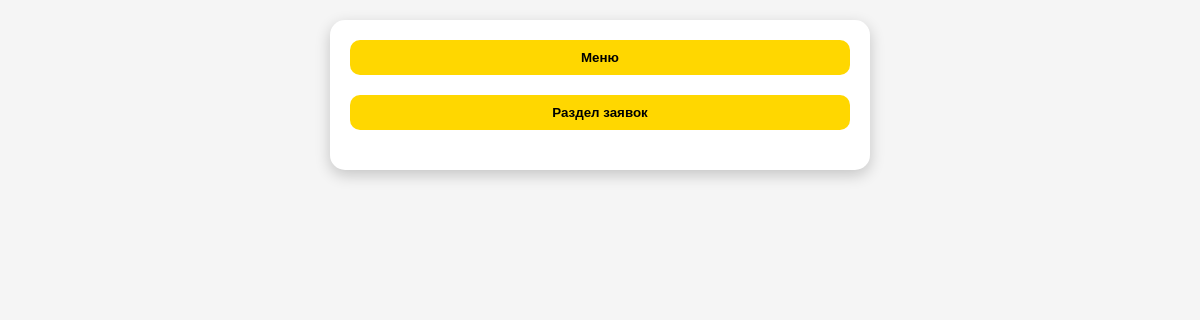
Page /applications/ (signed in) on the earlier database version.
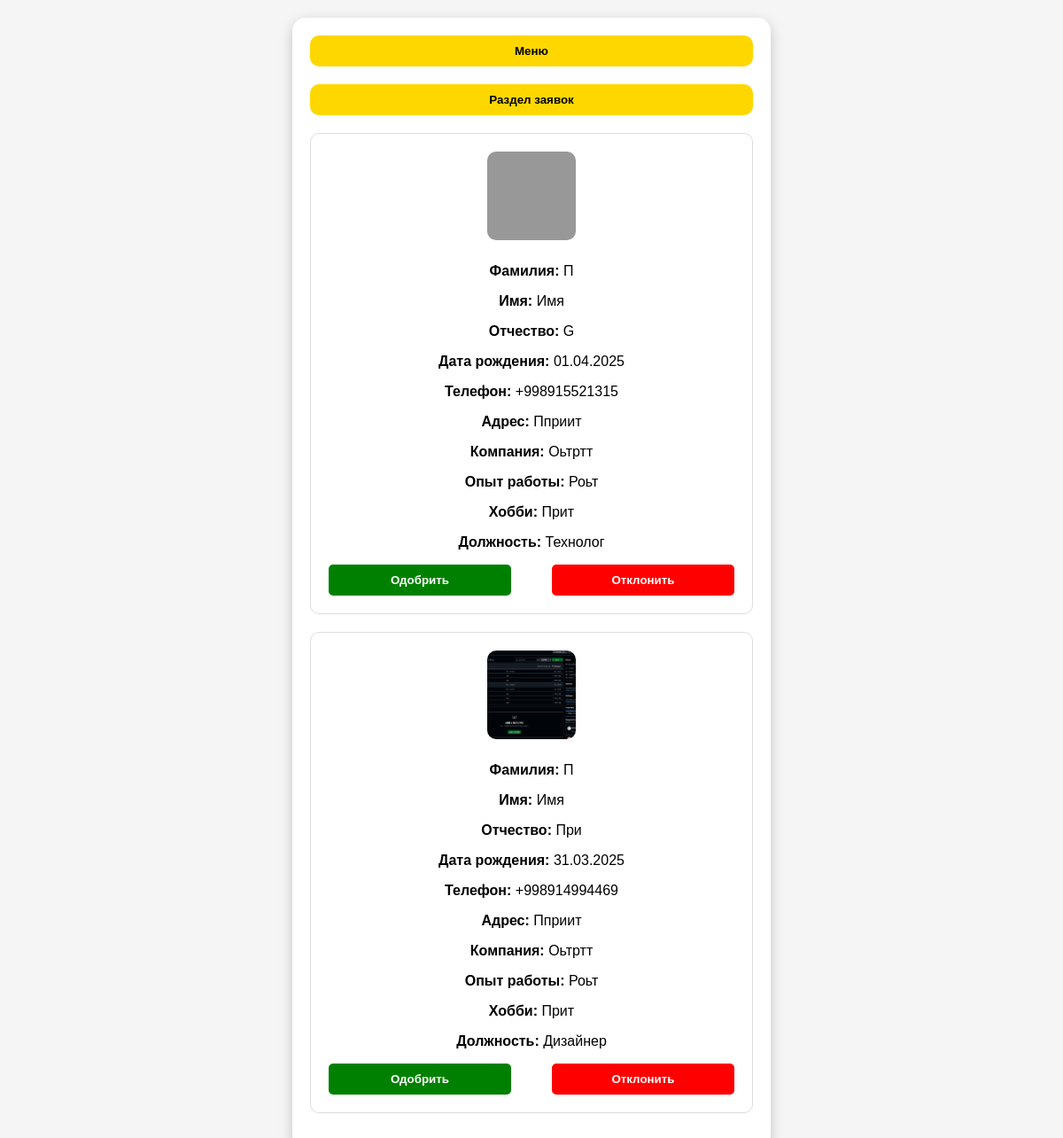
Same page on the later database version.
### backend/models.py (models this page shows)
class Profile(models.Model):
    POSITION_CHOICES = [
        ("manager", "Менеджер"),
        ("admin", "Администратор"),
        ("supplier", "Снабженец"),
        ("chief", "Главный ЦЕХа"),
        ("installer", "Установщик"),
        ("technologist", "Технолог"),
        ("designer", "Дизайнер"),
    ]
    username = models.OneToOneField(User, on_delete=models.CASCADE, related_name='profile')
    name = models.CharField(max_length=200, null=True, blank=True, default=None)
    lastname = models.CharField(max_length=200, null=True, blank=True, default=None)
    middle_name = models.CharField(max_length=200, null=True, blank=True, default=None)
    date_birth = models.DateField(null=True, blank=True, default=None)
    phone = PhoneNumberField(blank=True)
    adress = models.CharField(max_length=200,blank=True)
    last_job=models.CharField(max_length=200,blank=True)
    work_exp=models.CharField(max_length=200,blank=True)
    position = models.CharField(max_length=20, choices=POSITION_CHOICES)
    hobby=models.CharField(max_length=60,blank=True)
    photo = models.ImageField(blank=True, upload_to='pictures/')
    approve=models.BooleanField(default=False)

### backend/views.py (the view, shortened to what this page needs)
# urls.py: path('applications/',views.Applications.as_view(),name='apply'),
class Applications(LoginRequiredMixin,TemplateView):
   template_name = 'applications.html'
   login_url = reverse_lazy('login')
   def get_context_data(self, *, object_list=None, **kwargs):
      context = super().get_context_data(**kwargs)
      context['profile']=Profile.objects.filter(approve=False).order_by('-id')
      return context

### backend/templates/applications.html (shortened to what this page needs)
{% if request.user.profile.approve %}
<!DOCTYPE html>
<html lang="ru">
<head>
</head>
<body>
    <div class="container">
        <button  class="header-btn" onclick="window.location.href='{% url 'dashboard' %}'">Меню</button>
        <button class="header-btn">Раздел заявок</button>
        <div class="applications">
            {% for item in profile %}
            <form action="" method="POST">
            <div class="application">
                <img src="/{{item.photo}}" alt="Фото сотрудника" class="photo-placeholder">
                <div class="info">
                    <p><strong>Фамилия:</strong> {{item.lastname}}</p>
                    <p><strong>Имя:</strong> {{item.name}}</p>
                    <p><strong>Отчество:</strong> {{item.middle_name}}</p>
                    <p><strong>Дата рождения:</strong> {{ item.date_birth|date:"d.m.Y" }}</p>
                    <p><strong>Телефон:</strong> {{item.phone}}</p>
                    <p><strong>Адрес:</strong> {{item.adress}}</p>
                    <p><strong>Компания:</strong> {{item.last_job}}</p>
                    <p><strong>Опыт работы:</strong> {{item.work_exp}}</p>
                    <p><strong>Хобби:</strong> {{item.hobby}}</p>
                    <p><strong>Должность:</strong> {{item.get_position_display }}</p>
                </div>
                <div class="buttons">
                    <button class="approve" value="approve" name="action">Одобрить</button>
                    <button class="reject" value="reject" name="action">Отклонить</button>
                </div>
            </div>
                 </form>
            {% endfor %}
        </div>
    </div>
</body>
</html>
{% endif %}

### backend/templates/applications.html (style rules this page uses)
body { font-family: 'Arial', sans-serif; background-color: #f5f5f5; margin: 0; padding: 20px; display: flex; justify-content: center; align-items: center; }
.container { background: white; padding: 20px; border-radius: 15px; box-shadow: 0 5px 15px rgba(0, 0, 0, 0.2); max-width: 90%; width: 500px; text-align: center; }
.header-btn { background: gold; color: black; font-weight: bold; padding: 10px 20px; border: none; border-radius: 10px; cursor: pointer; width: 100%; margin-bottom: 20px; }
.application { padding: 20px; border: 1px solid #ddd; border-radius: 10px; margin-bottom: 20px; background: #fff; display: flex; flex-direction: column; align-items: center; }
.photo-placeholder { width: 100px; height: 100px; border-radius: 10px; margin-bottom: 10px; object-fit: cover; }
.buttons { display: flex; justify-content: space-between; width: 100%; }
.approve, .reject { padding: 10px 15px; border: none; border-radius: 5px; cursor: pointer; font-weight: bold; width: 45%; }
.approve { background: green; color: white; }
.reject { background: red; color: white; }

Differences in the rows shown:
now on this page (row edited): Profile: photo (picture), lastname "П", name "Имя", middle_name "G", date_birth "01.04.2025", phone "+998915521315", adress "Пприит", last_job "Оьтртт", work_exp "Роьт", hobby "Прит", position "Технолог"
now on this page (row edited): Profile: photo (picture), lastname "П", name "Имя", middle_name "При", date_birth "31.03.2025", phone "+998914994469", adress "Пприит", last_job "Оьтртт", work_exp "Роьт", hobby "Прит", position "Дизайнер"
